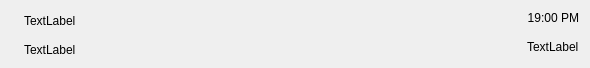
<?xml version="1.0" encoding="UTF-8"?>
<ui version="4.0">
 <class>UserItemUI</class>
 <widget class="QWidget" name="UserItemUI">
  <property name="geometry">
   <rect>
    <x>0</x>
    <y>0</y>
    <width>590</width>
    <height>68</height>
   </rect>
  </property>
  <property name="sizePolicy">
   <sizepolicy hsizetype="Preferred" vsizetype="Preferred">
    <horstretch>0</horstretch>
    <verstretch>0</verstretch>
   </sizepolicy>
  </property>
  <property name="maximumSize">
   <size>
    <width>16777215</width>
    <height>532</height>
   </size>
  </property>
  <property name="windowTitle">
   <string>Form</string>
  </property>
  <layout class="QHBoxLayout" name="horizontalLayout_3">
   <item>
    <widget class="QLabel" name="label_2">
     <property name="enabled">
      <bool>true</bool>
     </property>
     <property name="sizePolicy">
      <sizepolicy hsizetype="Maximum" vsizetype="Maximum">
       <horstretch>0</horstretch>
       <verstretch>0</verstretch>
      </sizepolicy>
     </property>
     <property name="maximumSize">
      <size>
       <width>40</width>
       <height>40</height>
      </size>
     </property>
     <property name="text">
      <string/>
     </property>
     <property name="pixmap">
      <pixmap resource="chatbackground.qrc">:/res/images/empty_user.png</pixmap>
     </property>
     <property name="scaledContents">
      <bool>true</bool>
     </property>
    </widget>
   </item>
   <item>
    <layout class="QVBoxLayout" name="verticalLayout">
     <item>
      <layout class="QHBoxLayout" name="horizontalLayout">
       <item>
        <widget class="QLabel" name="label_4">
         <property name="text">
          <string>TextLabel</string>
         </property>
        </widget>
       </item>
       <item>
        <spacer name="horizontalSpacer">
         <property name="orientation">
          <enum>Qt::Horizontal</enum>
         </property>
         <property name="sizeHint" stdset="0">
          <size>
           <width>40</width>
           <height>20</height>
          </size>
         </property>
        </spacer>
       </item>
       <item>
        <widget class="QLabel" name="label">
         <property name="text">
          <string>19:00 PM</string>
         </property>
         <property name="alignment">
          <set>Qt::AlignRight|Qt::AlignTop|Qt::AlignTrailing</set>
         </property>
        </widget>
       </item>
      </layout>
     </item>
     <item>
      <layout class="QHBoxLayout" name="horizontalLayout_2">
       <item>
        <widget class="QLabel" name="label_3">
         <property name="text">
          <string>TextLabel</string>
         </property>
         <property name="alignment">
          <set>Qt::AlignBottom|Qt::AlignLeading|Qt::AlignLeft</set>
         </property>
        </widget>
       </item>
       <item>
        <spacer name="horizontalSpacer_2">
         <property name="orientation">
          <enum>Qt::Horizontal</enum>
         </property>
         <property name="sizeHint" stdset="0">
          <size>
           <width>40</width>
           <height>20</height>
          </size>
         </property>
        </spacer>
       </item>
       <item>
        <widget class="QLabel" name="label_5">
         <property name="text">
          <string>TextLabel</string>
         </property>
        </widget>
       </item>
      </layout>
     </item>
    </layout>
   </item>
  </layout>
 </widget>
 <resources>
  <include location="chatbackground.qrc"/>
 </resources>
 <connections/>
</ui>
